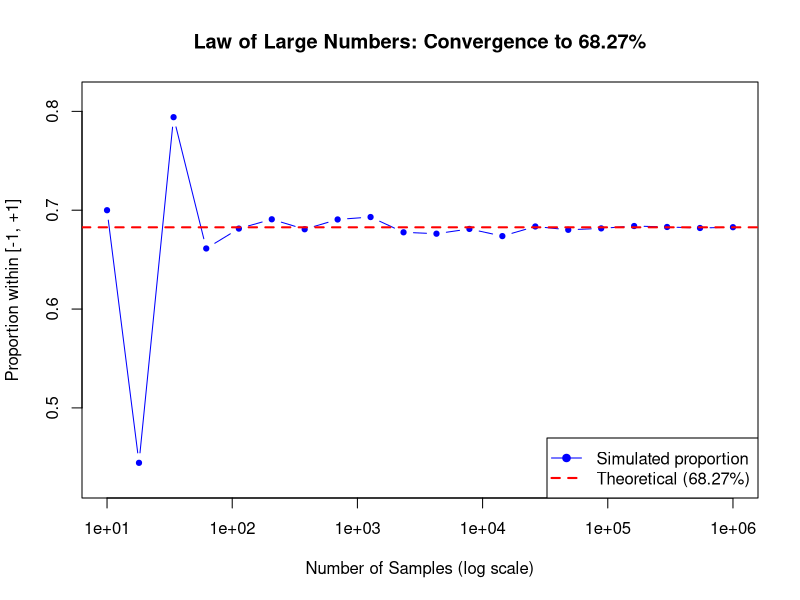

R code for this plot:
set.seed(42) # random seed for reproducibility

# Generate 20 log-spaced points between 10 and 1,000,000
number_of_examples <- round(10^seq(1, 6, length.out = 20))
number_of_examples <- unique(number_of_examples)  # remove duplicates from rounding

results <- numeric(length(number_of_examples))    # to store proportions

for (i in seq_along(number_of_examples)) {
  n <- number_of_examples[i]
  samples <- rnorm(n, mean = 0, sd = 1)          # Generate n random normal values
  within_range <- samples > -1 & samples < 1     # Logical vector: True if between -1 and +1
  proportion <- mean(within_range)               # Proportion of TRUEs = Proportion in range
  results[i] <- proportion
  
  cat("n =", n, "-> Proportion within [-1, +1]:", round(proportion * 100, 2), "%\n")
}

# Create output directory if it doesn't exist
output_dir <- "./assets/images/"
if (!dir.exists(output_dir)) {
  dir.create(output_dir, recursive = TRUE)
}

# Open PNG device to save the plot
png(filename = paste0(output_dir, "law_of_large_numbers.png"), width = 800, height = 600)

# Plot the results
plot(number_of_examples, results, 
     log = "x",                                  # log scale on x-axis (since n spans orders of magnitude)
     type = "b",                                 # "b" = both points and lines
     pch = 19,                                    # solid circle points
     cex = 0.7,                                   # smaller points since there are more of them
     col = "blue",
     xlab = "Number of Samples (log scale)",
     ylab = "Proportion within [-1, +1]",
     main = "Law of Large Numbers: Convergence to 68.27%",
     ylim = c(min(results, 0.6827) - 0.02, max(results, 0.6827) + 0.02))

# Add horizontal reference line at the theoretical value
abline(h = 0.6827, col = "red", lty = 2, lwd = 2)

# Add a legend
legend("bottomright", 
       legend = c("Simulated proportion", "Theoretical (68.27%)"),
       col = c("blue", "red"), 
       lty = c(1, 2), 
       pch = c(19, NA),
       lwd = c(1, 2))

# Close the device to finalize/save the file
dev.off()

cat("Plot saved to:", paste0(output_dir, "law_of_large_numbers.png"), "\n")
